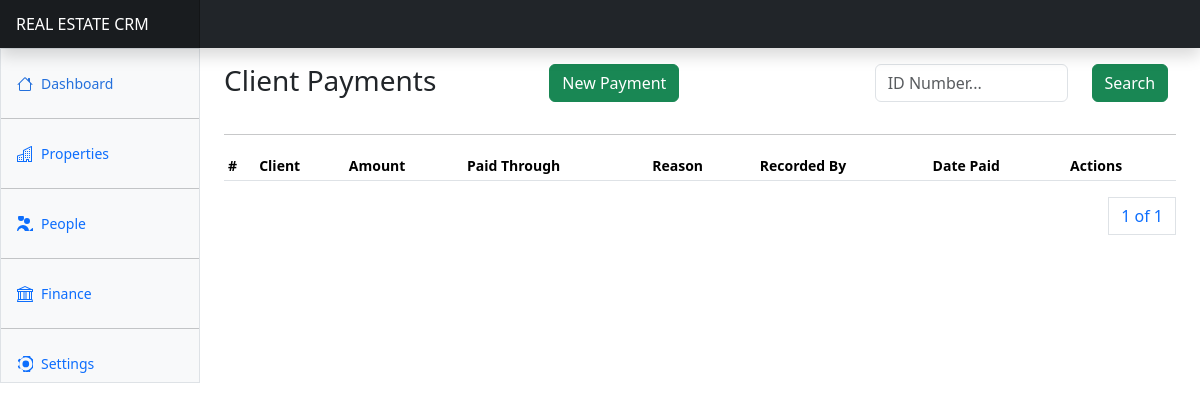
The page /finance/payments/ (signed in) on the database as committed earlier.
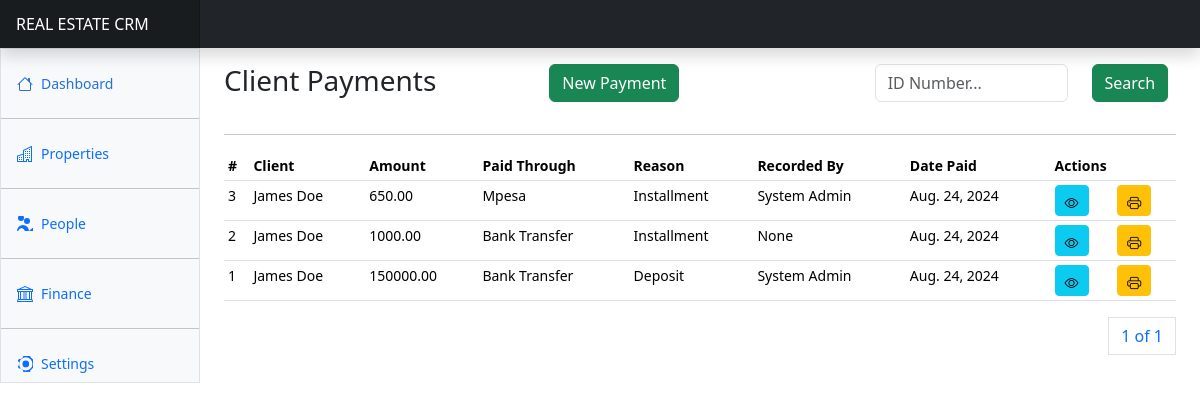
The same page on the database as committed later.
### apps/finance/models.py (models this page shows, shortened)
class ClientPayment(AbstractBaseModel):
    client = models.ForeignKey("users.Client", on_delete=models.CASCADE)
    amount = models.DecimalField(max_digits=100, decimal_places=2)
    payment_reason = models.CharField(max_length=255, choices=PAYMENT_REASONS)
    recorded_by = models.ForeignKey("users.User", on_delete=models.SET_NULL, null=True)
    payment_method = models.CharField(max_length=255, choices=PAYMENT_METHODS)
    date_paid = models.DateField()
    installment = models.ForeignKey(
        ClientInstallment,
        on_delete=models.SET_NULL,
        null=True,
        related_name="installmentpayments",
    )

### apps/users/models.py (models this page shows, shortened)
class Client(AbstractBaseModel):
    name = models.CharField(max_length=255)
    email = models.EmailField(null=True)
    phone_number = models.CharField(max_length=255)
    id_number = models.CharField(max_length=255, null=True)
    kra_pin = models.CharField(max_length=255, null=True)
    gender = models.CharField(max_length=255)
    address = models.CharField(max_length=255, null=True)
    city = models.CharField(max_length=255, null=True)
    country = models.CharField(max_length=255, null=True)
    id_copy = models.FileField(upload_to="client_ids/", null=True)
    kra_certificate = models.FileField(upload_to="kra_cerificates/", null=True)
    photo = models.ImageField(upload_to="client_photos/", null=True)
    def __str__(self):
        return self.name

class User(AbstractUser, AbstractBaseModel):
    role = models.CharField(choices=ROLE_CHOICES, max_length=32)
    phone_number = models.CharField(max_length=255)
    id_number = models.CharField(max_length=255, null=True)
    kra_pin = models.CharField(max_length=255, null=True)
    gender = models.CharField(max_length=255)
    position = models.CharField(max_length=255, null=True)
    address = models.CharField(max_length=255, null=True)
    city = models.CharField(max_length=255, null=True)
    country = models.CharField(max_length=255, null=True)
    def __str__(self):
        if self.first_name and self.last_name:
            return f"{self.first_name} {self.last_name}"
        else:
            return self.username

### apps/finance/payments/views.py (the view)
# urls.py: path("payments/", payments, name="payments"),
@login_required(login_url="/users/login")
def payments(request):
    payments = ClientPayment.objects.all().order_by("-created")
    clients = Client.objects.all()
    if request.method == "POST":
        id_number = request.POST.get("id_number")
        payments = ClientPayment.objects.filter(
            Q(client__id_number__icontains=id_number)
        )
    paginator = Paginator(payments, 10)
    page_number = request.GET.get("page")
    page_obj = paginator.get_page(page_number)
    context = {
        "page_obj": page_obj,
        "payment_methods": PAYMENT_METHODS,
        "payment_reasons": PAYMENT_REASONS,
        "clients": clients,
    }
    return render(request, "finance/payments/payments.html", context)

### templates/finance/payments/payments.html (shortened to what this page needs)
{% extends "base.html" %}
{% block content %}
<div class="row">
    <div class="col-4">
        <h3>Client Payments</h3>
    </div>
    <div class="col-4">
        <a class="btn btn-success" data-bs-toggle="modal" data-bs-target="#newPaymentModal">New Payment</a>
    </div>
    <div class="col-4">
      <form method="POST">
        <div class="input-group mb-3">
          <div class="row">
            <div class="col-8">
              <input type="text" class="form-control" name="search_text" id="search_text" placeholder="ID Number..." >
            </div>
            <div class="col-4">
              <button class="btn btn-success">Search</button>
            </div>
          </div>
        </div>
      </form>
    </div>
</div>
<hr/>
      <div class="table-responsive small">
        <table class="table table-sm">
          <thead>
            <tr>
              <th scope="col">#</th>
              <th scope="col">Client</th>
              <th scope="col">Amount</th>
              <th scope="col">Paid Through</th>
              <th scope="col">Reason</th>
              <th scope="col">Recorded By</th>
              <th scope="col">Date Paid</th>
              <th scope="col" colspan="2">Actions</th>
            </tr>
          </thead>
          <tbody>
            {% for payment in page_obj %}
            <tr>
              <td>{{payment.id}}</td>
              <td>{{payment.client}}</td>
              <td>{{payment.amount}}</td>
              <td>{{payment.payment_method}}</td>
              <td>{{payment.payment_reason}}</td>
              <td>{{payment.recorded_by}}</td>
              <td>{{payment.date_paid}}</td>
              <td><a href="#" class="btn btn-info btn-sm" data-bs-toggle="modal" data-bs-target="#paymentDetailsModal{{ payment.id }}">
                <i class="bi bi-eye"></i>
              </a></td>
              <td><a href="#" class="btn btn-warning btn-sm">
                <i class="bi bi-printer"></i>
              </a></td>
            </tr>
            {% endfor %}
          </tbody>
        </table>
        <div>
          <nav aria-label="Page navigation example">
            <ul class="pagination justify-content-end">
              <a class="page-link" href="#">{{ page_obj.number }} of {{ page_obj.paginator.num_pages }}</a>
            </ul>
          </nav>
        </div>
      </div>
{% endblock content %}

Rows that differ between the two databases and show on the page:
added ClientPayment: id "3", client "James Doe", amount "650.00", payment_method "Mpesa", payment_reason "Installment", recorded_by "System Admin", date_paid "Aug. 24, 2024"
added ClientPayment: id "2", client "James Doe", amount "1000.00", payment_method "Bank Transfer", payment_reason "Installment", recorded_by "None", date_paid "Aug. 24, 2024"
added ClientPayment: id "1", client "James Doe", amount "150000.00", payment_method "Bank Transfer", payment_reason "Deposit", recorded_by "System Admin", date_paid "Aug. 24, 2024"
